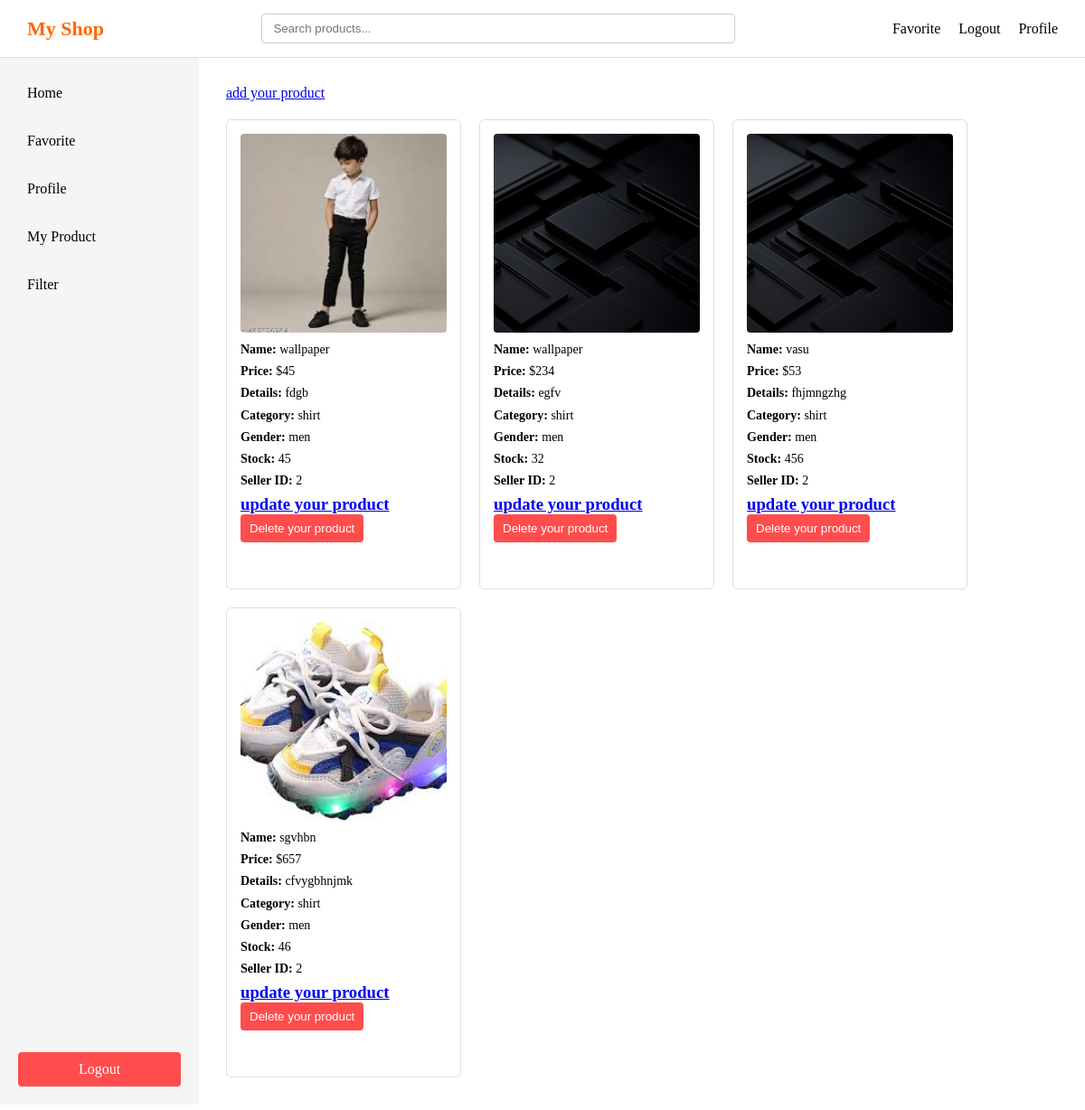
Page /myproduct (signed in) on the earlier database version.
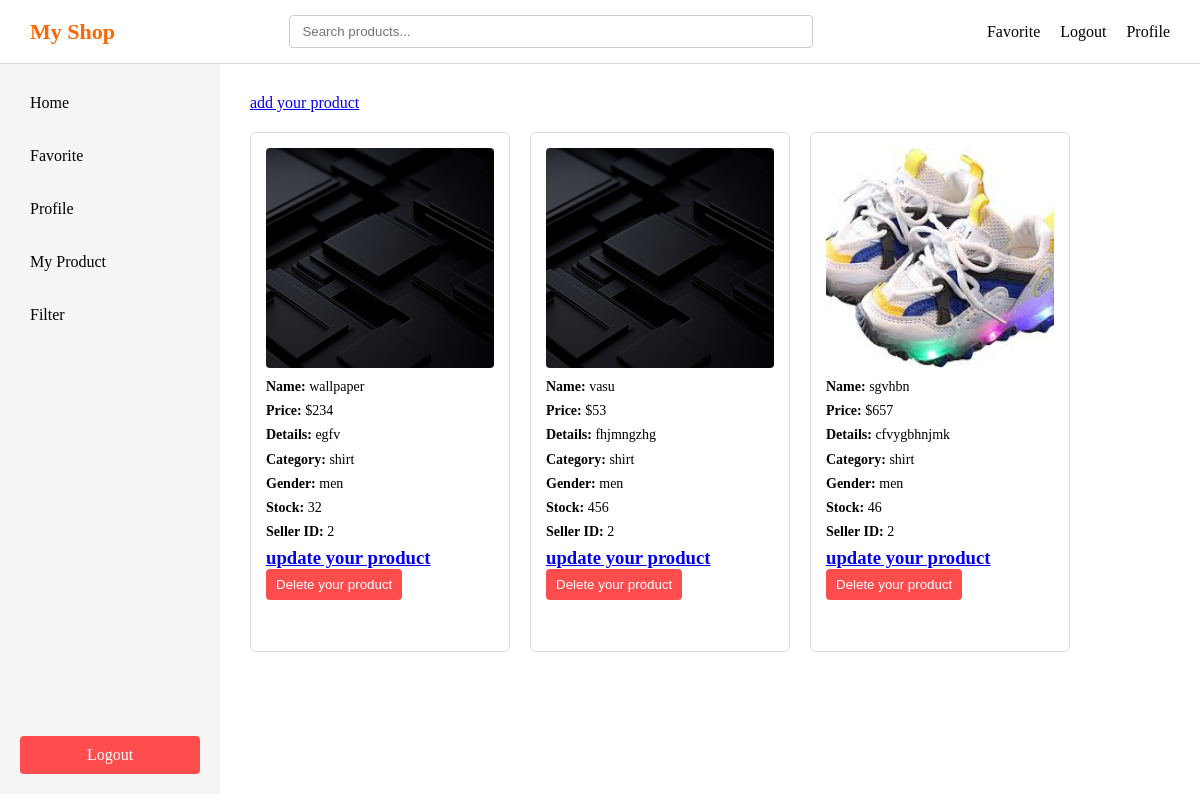
Same page on the later database version.
### main.py (models this page shows)
class Product(db.Model):
    id=db.Column(db.Integer, primary_key = True)
    product_name = db.Column(db.String(100))
    product_price= db.Column(db.Integer)
    product_image= db.Column(db.String(200))
    product_details = db.Column(db.Text)
    product_category = db.Column(db.String(100))
    product_gender= db.Column(db.String(20))
    product_stock= db.Column(db.Integer)
    seller_id = db.Column(db.Integer, db.ForeignKey('user.id'))

### main.py (the view)
@app.route('/myproduct')
def myproduct():
    if 'user' not in session:
        return redirect(url_for('login'))
    username = session.get('user')
    user = User.query.filter_by(username= username).first()
    seller_id = user.id
    products = Product.query.filter_by(seller_id =seller_id).all()
    return render_template('myproduct.html' , user = user,products = products)

### templates/myproduct.html (shortened to what this page needs)
<!DOCTYPE html>
<html lang="en">
<head>
    <link rel="stylesheet" href="{{ url_for('static', filename='style.css') }}">
</head>
<body>
    <div class="header">
        <div class="logo">My Shop</div>
        <div class="searchbar">
            <input type="text" placeholder="Search products..." />
        </div>
        <div class="right">
            <div class="favorite"><a href="/favorite">Favorite</a></div>
            <div class="logout"><a href="/logout">Logout</a></div>
            <div class="profile"><a href="/profile">Profile</a></div>
        </div>
    </div>
    <div class="layout">
        <div class="sidebar">
            <div class="top">
                <div class="home" id="sidebar-home">Home</div>
                <div class="favorite" id="sidebar-favorite">Favorite</div>
                <div class="profile" id="sidebar-profile">Profile</div>
                {% if user.user_type == 's' %}
                <div class="my_product" id="sidebar-myproduct">My Product</div>
                {% endif %}
                <div class="filter">Filter</div>
            </div>
            <div class="logout" id="sidebar-logout">Logout</div>
        </div>
        <div class="main">
            <a href="{{ url_for('addproduct', seller_id=user.id) }}">add your product</a>
            {% if products %}
            <div class="products">
                {% for product in products %}
                <div class="product-card">
                    <img src="{{ url_for('static', filename='uploads/' + product.product_image) }}">
                    <p><strong>Name:</strong> {{ product.product_name }}</p>
                    <p><strong>Price:</strong> ${{ product.product_price }}</p>
                    <p><strong>Details:</strong> {{ product.product_details }}</p>
                    <p><strong>Category:</strong> {{ product.product_category }}</p>
                    <p><strong>Gender:</strong> {{ product.product_gender }}</p>
                    <p><strong>Stock:</strong> {{ product.product_stock }}</p>
                    <p><strong>Seller ID:</strong> {{ product.seller_id }}</p>
                    <h3>
                        <a href="{{ url_for('update', product_id=product.id) }}">update your product</a>
                    </h3>
                    <form method="post" action="{{ url_for('delete', product_id=product.id) }}" class="delete-form">
                        <button type="submit">Delete your product</button>
                    </form>
                </div>
                {% endfor %}
            {% endif %}
            </div>
        </div>
    </div>
</body>
</html>

Differences in the rows shown:
removed Product: product_image (picture), product_name "wallpaper", product_price "45", product_details "fdgb", product_category "shirt", product_gender "men", product_stock "45", seller_id "2"
